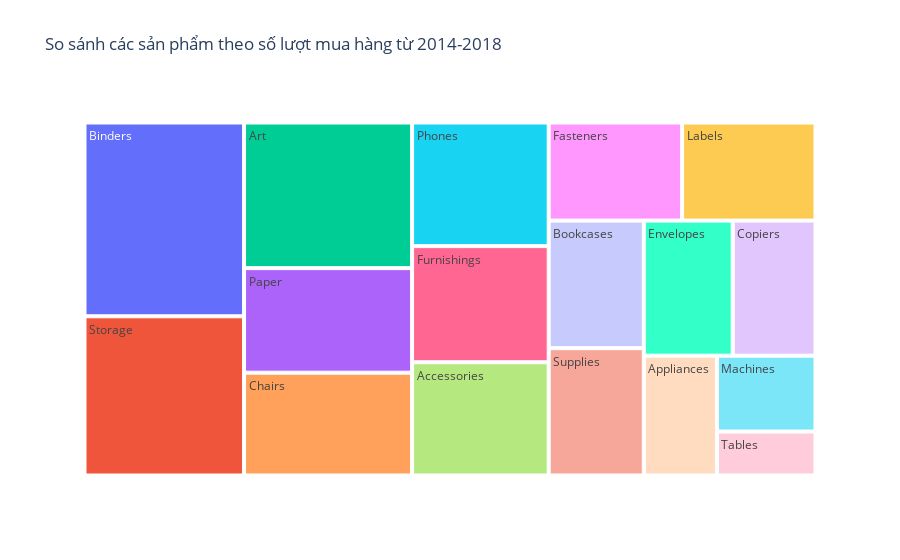

Notebook source saved alongside this figure:
### Code cell
fig = px.treemap(item, 
                 path = ['Sub-Category'], 
                 values = 'Số lượt mua', 
                 hover_data = ['Tổng số đã bán', 'Mức giảm giá cao nhất', 'Doanh thu trung bình ($)', 'Lợi nhuận trung bình ($)'],
                 title = 'So sánh các sản phẩm theo số lượt mua hàng từ 2014-2018')

fig.show()

### Figure 1 — Plotly figure (JSON) as saved in the notebook; plotly's stock layout.template omitted (floating-point values rounded to 4 significant figures)
{"data": [{"branchvalues": "total", "customdata": [[10946, "70%", 243.7, 42.15], [6026, "80%", 580.1, 81.26], [16215, "70%", 76.4, 11.89], [21403, "80%", 75.15, 11.79], [8310, "70%", 608.3, 67.16], [12336, "70%", 437.3, 40.88], [7454, "70%", 679.0, 116.3], [8210, "70%", 70.89, 12.09], [9051, "80%", 34.41, 5.32], [11163, "80%", 122.1, 14.85], [9301, "70%", 28.2, 5.76], [4906, "70%", 524.3, 39.61], [12672, "70%", 69.24, 16.64], [11870, "70%", 508.4, 64.56], [16884, "70%", 223.2, 21.47], [8482, "70%", 100.9, 9.37], [3083, "85%", 879.3, -74.43]], "domain": {"x": [0, 1], "y": [0, 1]}, "hovertemplate": "labels=%{label}<br>Số lượt mua=%{value}<br>parent=%{parent}<br>id=%{id}<br>Tổng số đã bán=%{customdata[0]}<br>Mức giảm giá cao nhất=%{customdata[1]}<br>Doanh thu trung bình ($)=%{customdata[2]}<br>Lợi nhuận trung bình ($)=%{customdata[3]}<extra></extra>", "ids": ["Accessories", "Appliances", "Art", "Binders", "Bookcases", "Chairs", "Copiers", "Envelopes", "Fasteners", "Furnishings", "Labels", "Machines", "Paper", "Phones", "Storage", "Supplies", "Tables"], "labels": ["Accessories", "Appliances", "Art", "Binders", "Bookcases", "Chairs", "Copiers", "Envelopes", "Fasteners", "Furnishings", "Labels", "Machines", "Paper", "Phones", "Storage", "Supplies", "Tables"], "name": "", "parents": ["", "", "", "", "", "", "", "", "", "", "", "", "", "", "", "", ""], "type": "treemap", "values": [3075, 1742, 4864, 6146, 2411, 3434, 2223, 2387, 2601, 3154, 2601, 1486, 3492, 3357, 5049, 2407, 861]}], "layout": {"legend": {"tracegroupgap": 0}, "title": {"text": "So sánh các sản phẩm theo số lượt mua hàng từ 2014-2018"}}}
